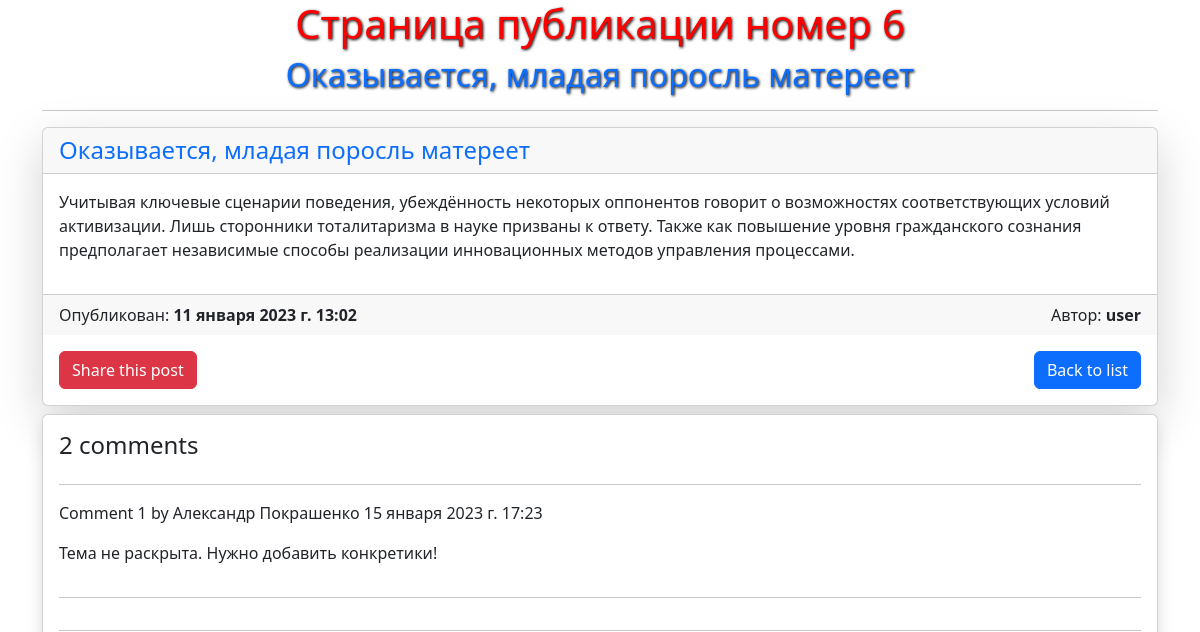
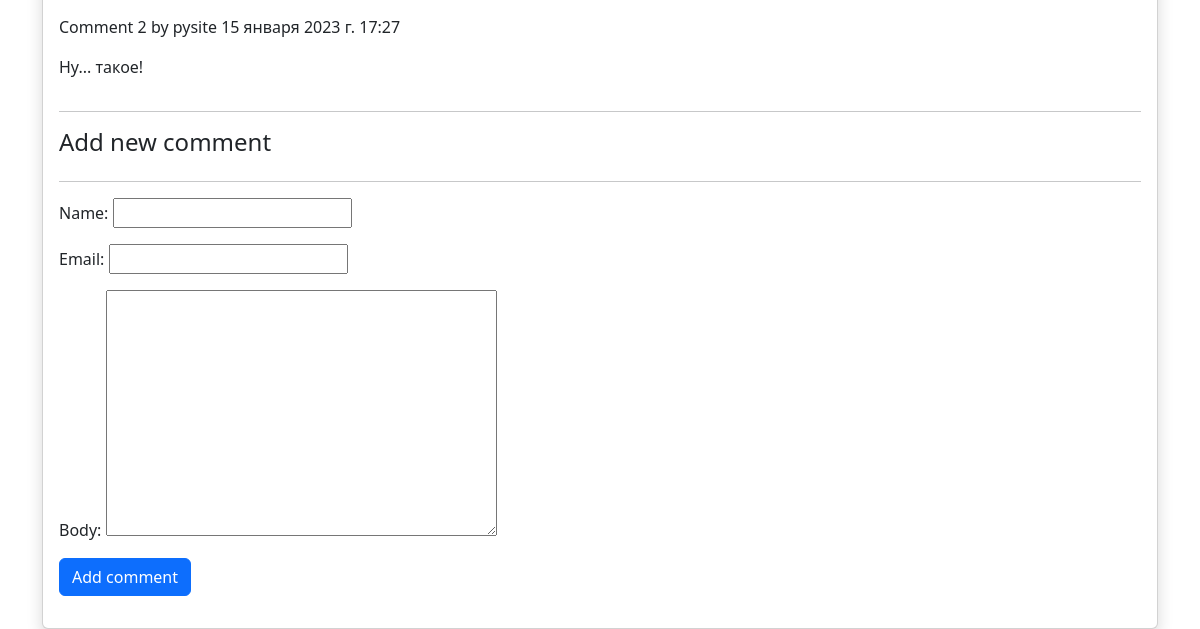
Page /blog/2023/1/11/okazyvaetsya-mladaya-porosl-matereet/ on the earlier database version (2 pictures, top to bottom).
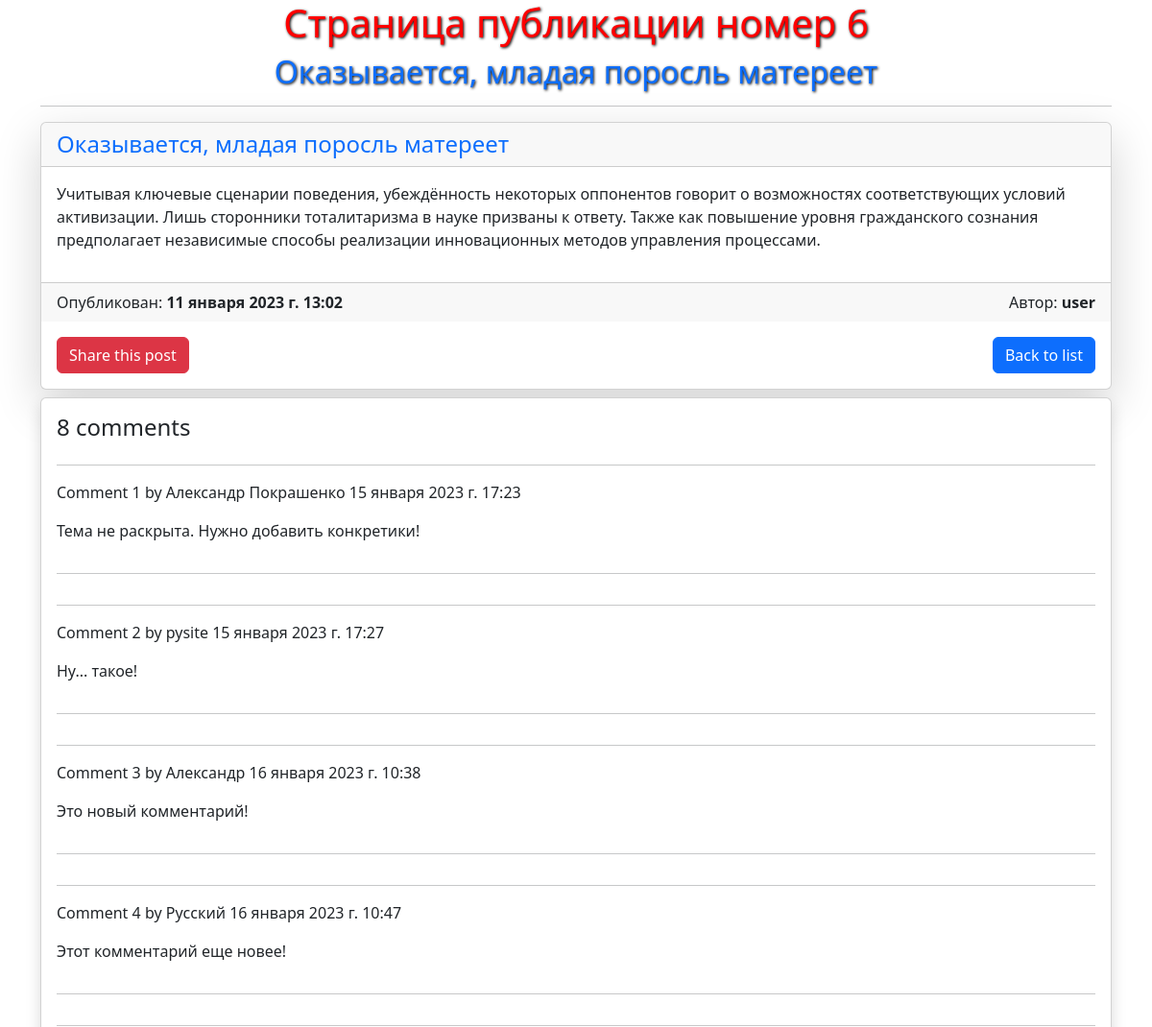
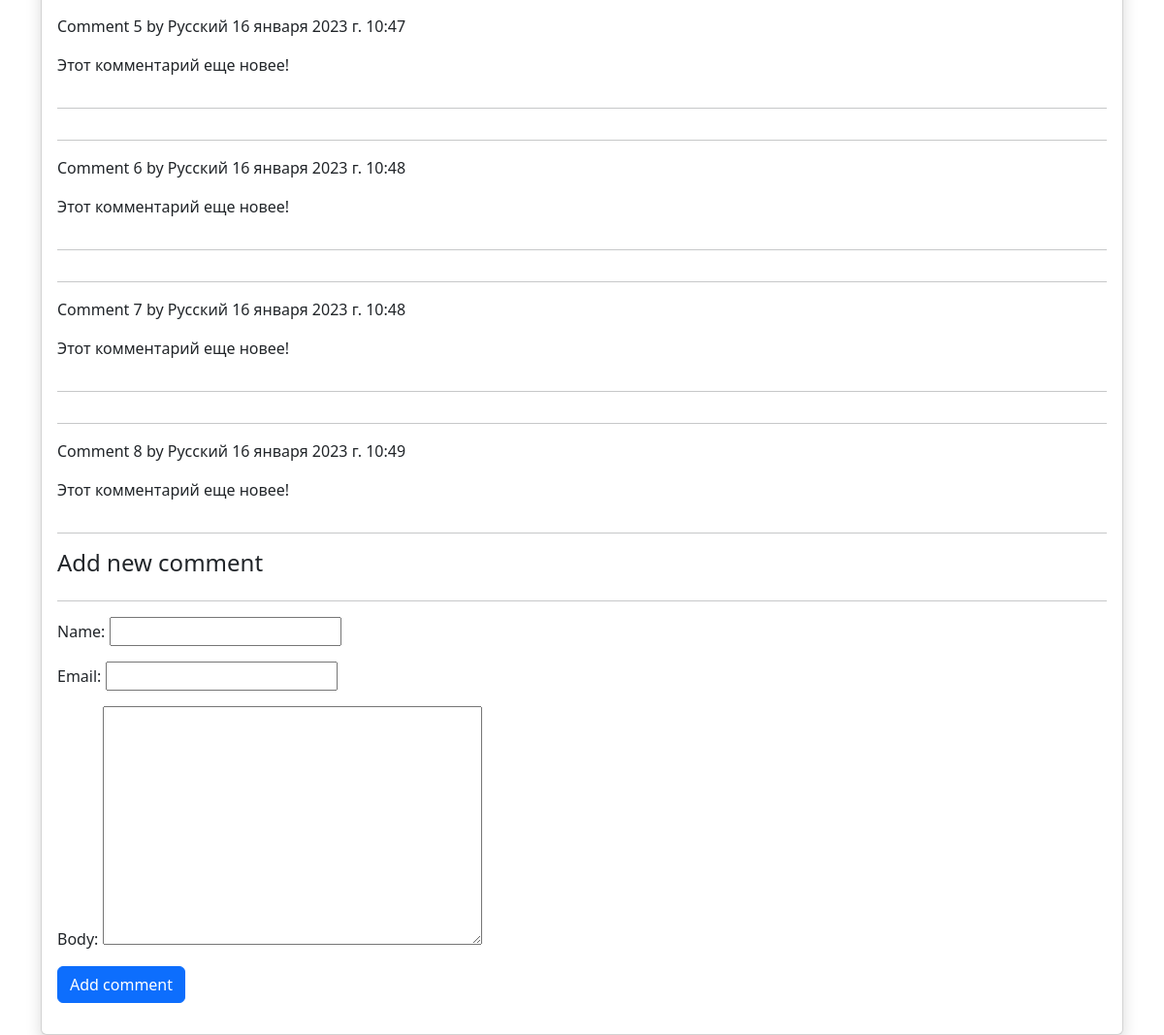
Same page on the later database version (2 pictures, top to bottom).
### blog/models.py (models this page shows, shortened)
class Post(models.Model):
    class Status(models.TextChoices):
        DRAFT = 'DF', 'Черновик'
        PUBLISHED = 'PB', 'Опубликовано'
    title = models.CharField(max_length=250)
    slug = models.SlugField(max_length=250, unique_for_date='publish')
    author = models.ForeignKey(User, on_delete=models.CASCADE, related_name='blog_posts')
    body = models.TextField()
    publish = models.DateTimeField(default=timezone.now)
    created = models.DateTimeField(auto_now_add=True)
    updated = models.DateTimeField(auto_now=True)
    status = models.CharField(max_length=2, choices=Status.choices, default=Status.DRAFT)
    objects = models.Manager()
    published = PublishedManager()
    tags = TaggableManager()
    class Meta:
        ordering = ('-publish',)
        indexes = [
            models.Index(fields=['-publish']),
        ]
        verbose_name = ("Пост")
        verbose_name_plural = ('Посты')

class Comment(models.Model):
    post = models.ForeignKey(Post, on_delete=models.CASCADE, related_name='comments')
    name = models.CharField(max_length=80)
    email = models.EmailField()
    body = models.TextField()
    created = models.DateTimeField(auto_now_add=True)
    updated = models.DateTimeField(auto_now=True)
    active = models.BooleanField(default=True)
    class Meta:
        ordering = ['created']
        indexes = [
            models.Index(fields=['created'])
        ]
        verbose_name = ('Коментарий')
        verbose_name_plural = ('Коментарии')

### blog/views.py (the view)
def post_detail(request, year, month, day, post):
    post = get_object_or_404(Post,
                             status=Post.Status.PUBLISHED,
                             slug=post,
                             publish__year=year,
                             publish__month=month,
                             publish__day=day)
    comments = post.comments.filter(active=True)
    form = CommentForm()
    return render(request, 'blog/post/detail.html', {'post': post, 'comments': comments, 'form': form})

### blog/forms.py
class CommentForm(forms.ModelForm):
    class Meta:
        model = Comment
        fields = ['name', 'email', 'body']

### templates/blog/post/detail.html (shortened to what this page needs)
{% extends 'blog/base.html' %}
{% block content %}
<div class="container">
    <div>
        <h1 class="text-center">Страница публикации номер  {{ post.id }}</h1>
        <h2 class="text-center text-primary">{{ post.title }}</h2>
    </div>
    <hr>
    <div class="card mb-2 shadow-lg">
            <h4 class="card-header text-primary">{{ post.title }}</h4>
            <p class="card-body">{{ post.body }}</p>
        <div class="card-footer d-flex justify-content-between">
            <div>
                Опубликован: <strong>{{ post.publish }}</strong>
            </div>
            <div>
                Автор: <strong class="text-end">{{ post.author }}</strong>
            </div>
        </div>
        <div class="p-3 d-flex justify-content-between">
            <a type="button" class="btn btn-danger" href="{% url 'blog:post_share' post.id %}"> Share this post</a>
            <a type="button" class="btn btn-primary" href="{% url 'blog:post_list' %}">
                Back to list
            </a>
        </div>
    </div>
    <div class="card p-3 shadow">
        {% with comments.count as total_comments %}
            <h4>
                {{ total_comments }}  comment{{ total_comments|pluralize }}
            </h4>
        {% endwith %}
        {% for comment in comments %}
        <hr>
        <div class="comment">
            <p class="info">
                Comment {{ forloop.counter }}  by  {{ comment.name }}
                {{ comment.created }}
            </p>
            {{ comment.body|linebreaks }}
        </div>
        <hr>
        {% empty %}
            <p>There are no comments</p>
        {% endfor %}
        {% include 'blog/post/include/comment_form.html' %}
    </div>
</div>
{% endblock %}

### templates/blog/base.html (shortened to what this page needs)
<!doctype html>
{% load static %}
<html lang="en">
  <head>
    <link href="https://cdn.jsdelivr.net/npm/bootstrap@5.3.0-alpha1/dist/css/bootstrap.min.css" rel="stylesheet">
    <link rel="stylesheet" href="{% static 'css/styles.css' %}">
  </head>
  <body>
    {% block content %}
    {% endblock %}
  </body>
</html>

### templates/blog/post/include/comment_form.html (shortened to what this page needs)
<h4>Add new comment</h4>
<hr>
<form action="{% url 'blog:post_comment' post.id %}" method="post">
    {{ form.as_p }}
    <p><input class="btn btn-primary" type="submit" value="Add comment"></p>
</form>

### static/css/styles.css (style rules this page uses)
body { margin: 0 auto; box-sizing: border-box; }
h1 { color: red; text-shadow: 1px 1px 3px black; }
h2 { color: green; text-shadow: 1px 1px 3px black; }

Differences in the rows shown:
added Comment: name "Александр", created "16 января 2023 г. 10:38", body "Это новый комментарий!"
added Comment: name "Русский", created "16 января 2023 г. 10:47", body "Этот комментарий еще новее!"
added Comment: name "Русский", created "16 января 2023 г. 10:47", body "Этот комментарий еще новее!"
added Comment: name "Русский", created "16 января 2023 г. 10:48", body "Этот комментарий еще новее!"
added Comment: name "Русский", created "16 января 2023 г. 10:48", body "Этот комментарий еще новее!"
added Comment: name "Русский", created "16 января 2023 г. 10:49", body "Этот комментарий еще новее!"
Other differences:
{{ total_comments }}: "2" → "8"
